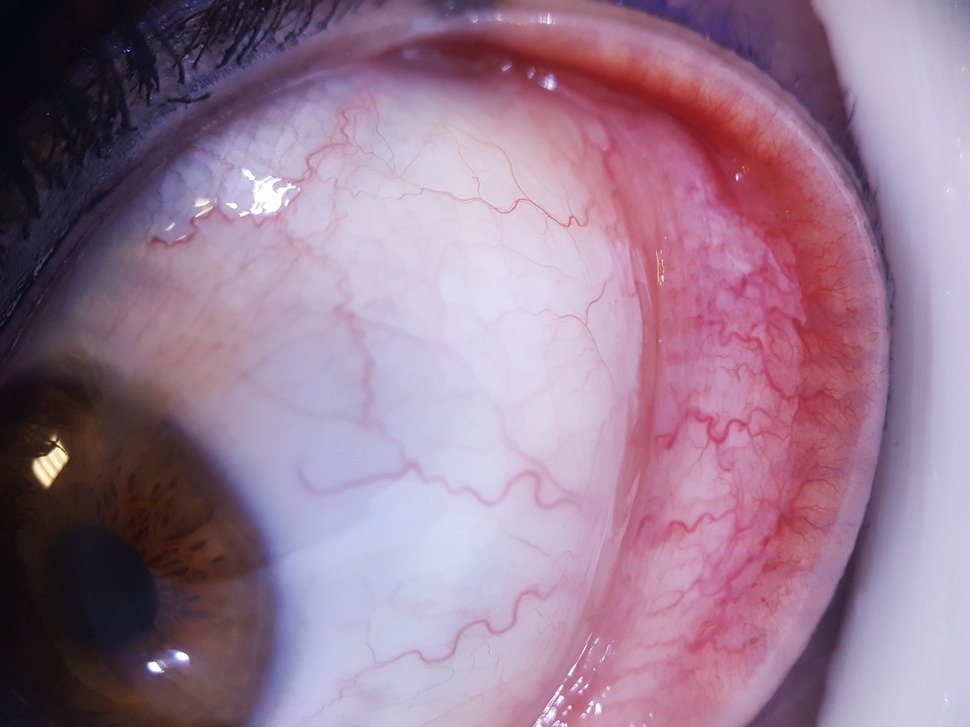
#> input picture dataset/T_2_20190606_093707.jpg, 970 x 727 px, shrunk from 3984 x 2988 before the run
$ python segmentation_just_boundaries.py
#> lines starting #> are read from the running program, lines starting #| are printed output that depends on the picture; after the words box and inside, x2 and y2 are one past the last pixel; in counts of white or black regions, pixels touching at a corner belong together
import os
import skimage.io as io
import skimage.filters as filters
import skimage.segmentation as seg
import skimage.color as color
import numpy as np

# Carica l'immagine
script_directory = os.path.dirname(os.path.abspath(__file__))
image_folder_path = os.path.join(script_directory, 'dataset/T_2_20190606_093707.jpg')
image = io.imread(image_folder_path)
#> image is the input picture: shape (727, 970, 3); mean R, G, B 151.5, 121.8, 144.7

# Converti l'immagine in spazio colore Lab
lab_image = color.rgb2lab(image)
#> lab_image: shape (727, 970, 3) float64; mean of channels 0, 1, 2 53.8, 15.9, -7.1

# Estrai il canale a* (che rappresenta la differenza tra rosso e verde)
a_channel = lab_image[:, :, 1]
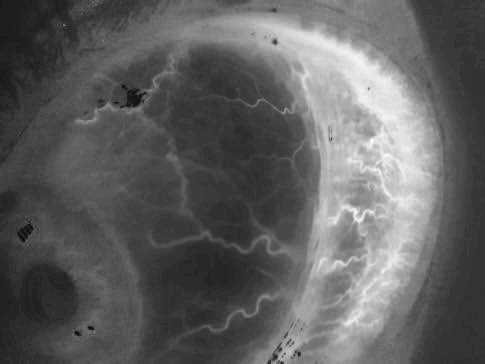
#> a_channel: shape (727, 970) float64 (shown at 1/2 size); min -5.71, max 51.46, mean 15.9; drawn with min black and max white

# Applica la sogliatura adattiva sul canale a*
thresh = filters.threshold_li(a_channel)
#> thresh = 18.55

# Crea una maschera binaria dove i pixel con valore maggiore della soglia sono bianchi
binary_mask = a_channel > thresh
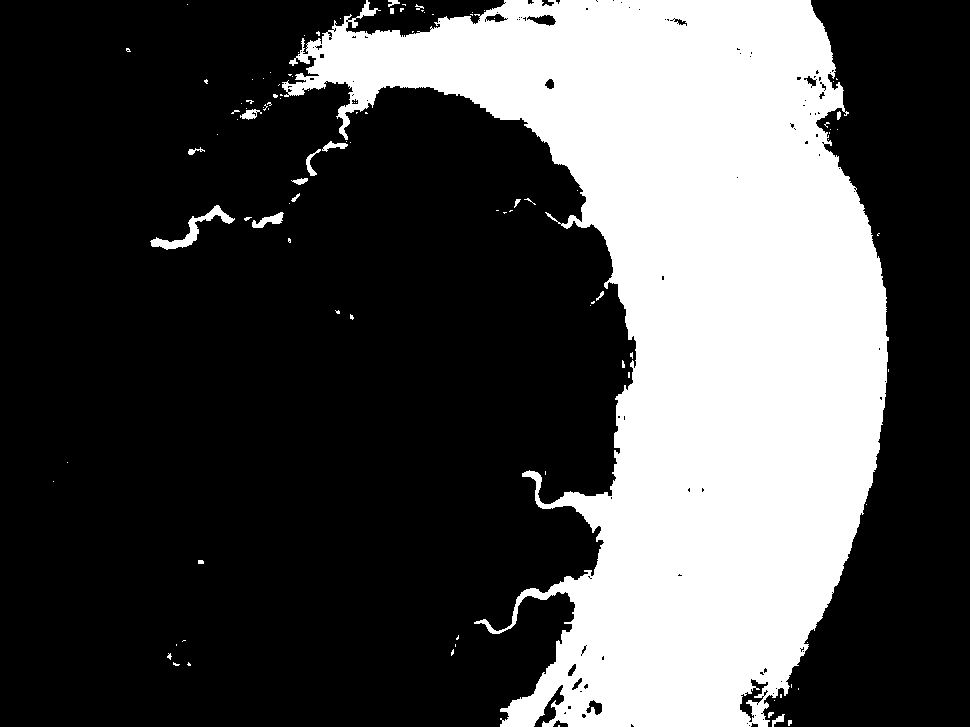
#> binary_mask: shape (727, 970) bool; 30.6% white; 104 white regions (85 under 20 px), largest, box (x1, y1, x2, y2) and area: (282, 0, 889, 727) 213243, (150, 205, 235, 250) 797, (252, 212, 284, 228) 235

# Trova i contorni nella maschera binaria
contours = seg.find_boundaries(binary_mask)
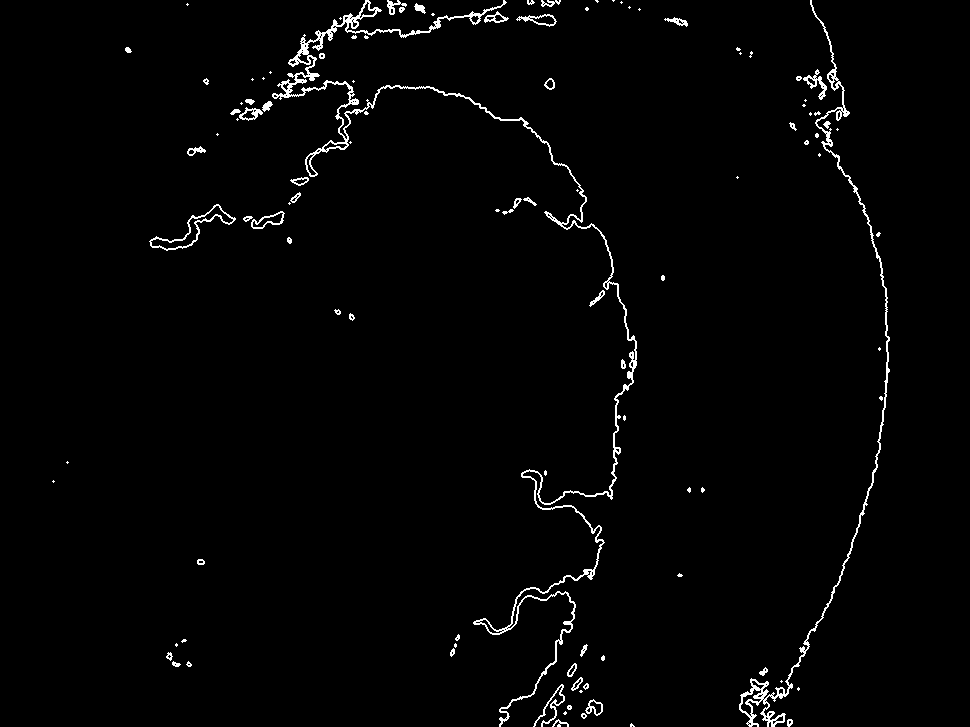
#> contours: shape (727, 970) bool; 1.7% white in thin lines or dots, all inside (x1, y1, x2, y2) = (52, 0, 890, 727)

# Crea una maschera vuota delle stesse dimensioni dell'immagine originale
mask = np.zeros_like(image)

# Disegna i contorni sulla maschera
mask[contours] = 255

# Estrai la parte dell'immagine originale corrispondente alla maschera
# congiuntiva_region = np.bitwise_and(image, mask)
congiuntiva_region = np.where(mask > 0, image, 0)
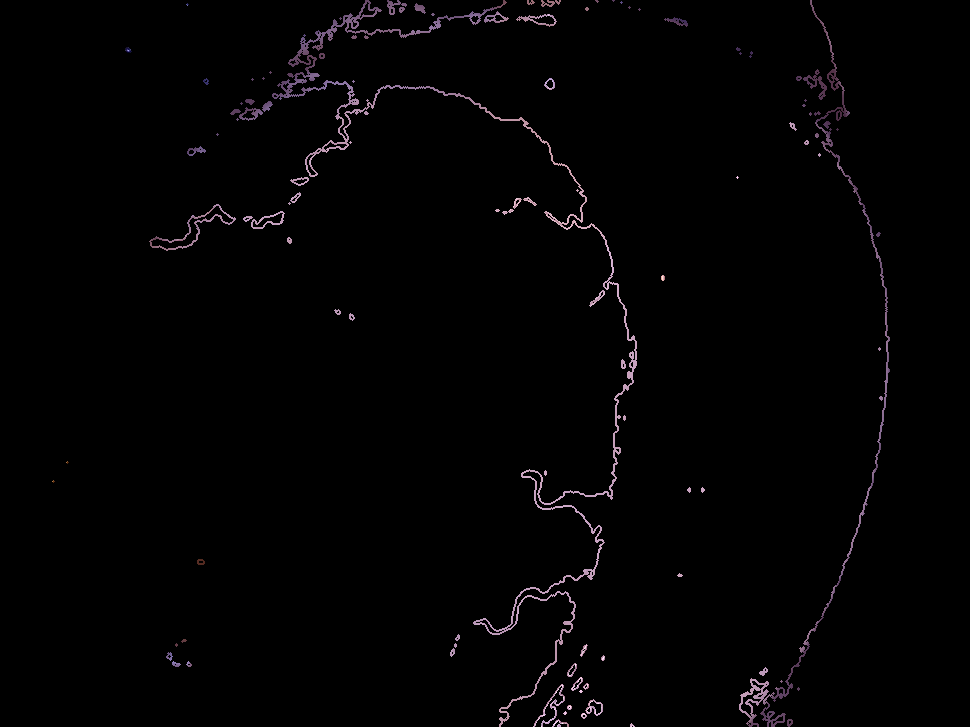
#> congiuntiva_region: shape (727, 970, 3); mean R, G, B 2.7, 2.1, 2.6

# Visualizza l'immagine originale e la parte della congiuntiva
io.imshow_collection([image, congiuntiva_region])
io.show()

$ run again, with dataset/T_10_20190607_075451.jpg copied over dataset/T_2_20190606_093707.jpg
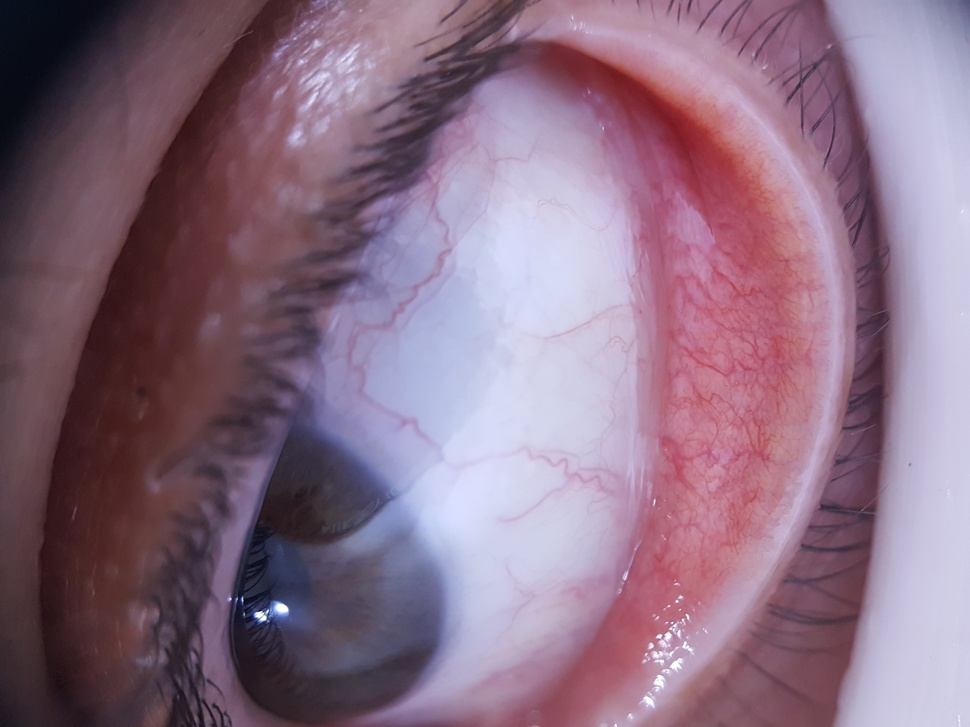
#> input picture dataset/T_10_20190607_075451.jpg, 970 x 727 px, shrunk from 3984 x 2988 before the run
#> image is the input picture: shape (727, 970, 3); mean R, G, B 137.8, 110.5, 130.5
#> lab_image: shape (727, 970, 3) float64; mean of channels 0, 1, 2 49.2, 15, -6.1
#> thresh = 15.01
#> `binary_mask = a_channel > thresh`:
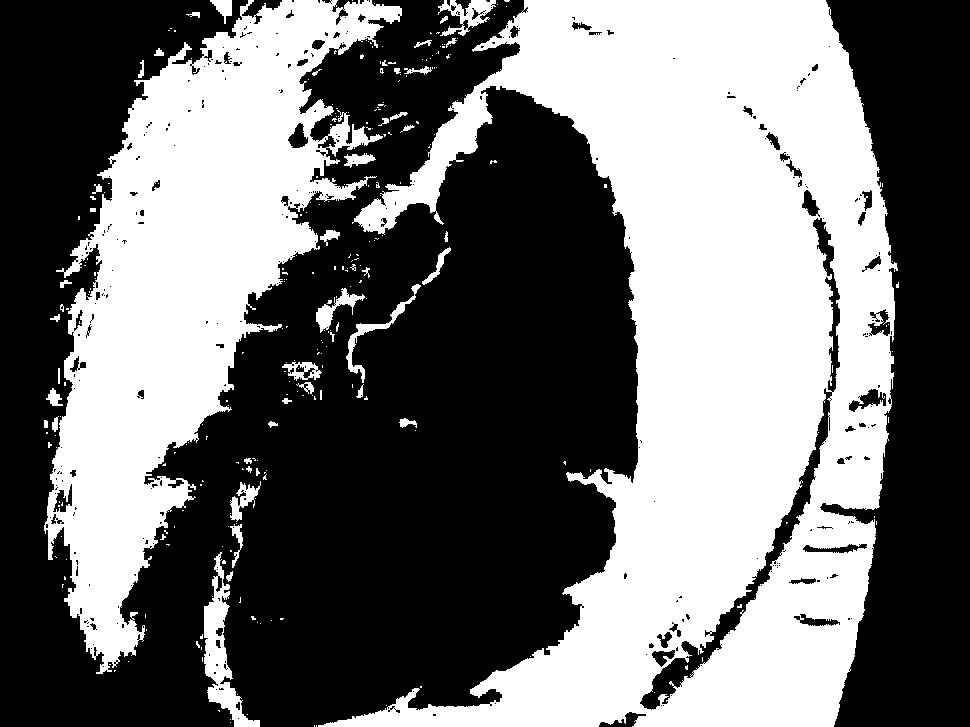
#> binary_mask: shape (727, 970) bool; 44.4% white; 286 white regions (237 under 20 px), largest, box (x1, y1, x2, y2) and area: (318, 0, 898, 727) 206707, (44, 0, 402, 674) 96347, (204, 552, 260, 727) 2928
#> contours: shape (727, 970) bool; 4.9% white in thin lines or dots, all inside (x1, y1, x2, y2) = (43, 0, 900, 727)
#> `congiuntiva_region = np.where(mask > 0, image, 0)`:
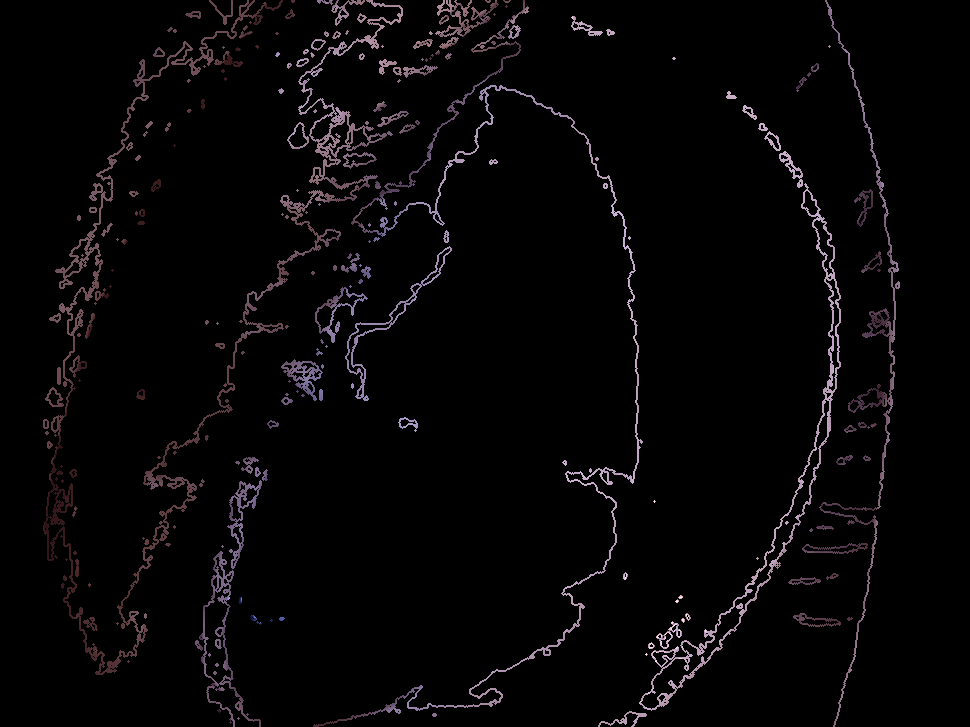
#> congiuntiva_region: shape (727, 970, 3); mean R, G, B 6.4, 5, 6

$ run again, with dataset/T_11_20190607_080138.jpg copied over dataset/T_2_20190606_093707.jpg
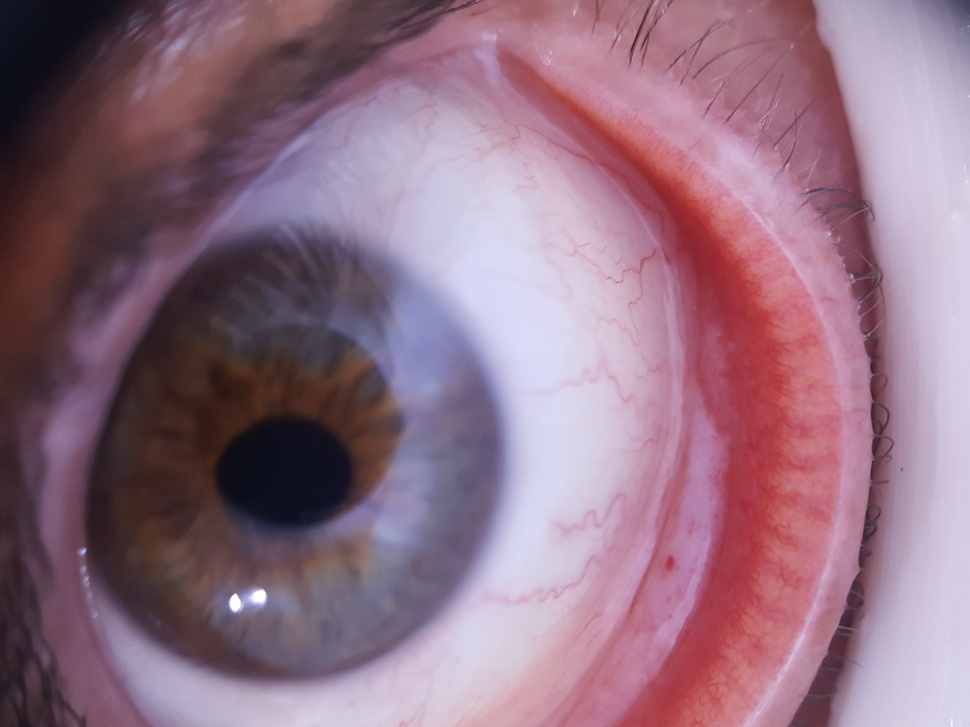
#> input picture dataset/T_11_20190607_080138.jpg, 970 x 727 px, shrunk from 3984 x 2988 before the run
#> image is the input picture: shape (727, 970, 3); mean R, G, B 145.2, 112.2, 130.2
#> lab_image: shape (727, 970, 3) float64; mean of channels 0, 1, 2 50.5, 16.5, -3.9
#> `a_channel = lab_image[:, :, 1]`:
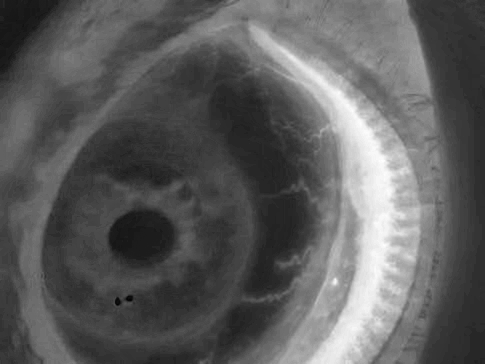
#> a_channel: shape (727, 970) float64 (shown at 1/2 size); min -2.68, max 49.48, mean 16.5; drawn with min black and max white
#> thresh = 17.7
#> binary_mask: shape (727, 970) bool; 36% white; 125 white regions (114 under 20 px), largest, box (x1, y1, x2, y2) and area: (262, 0, 895, 727) 215875, (40, 178, 255, 727) 19484, (100, 0, 330, 170) 13345
#> contours: shape (727, 970) bool; 2.6% white in thin lines or dots
#> `congiuntiva_region = np.where(mask > 0, image, 0)`:
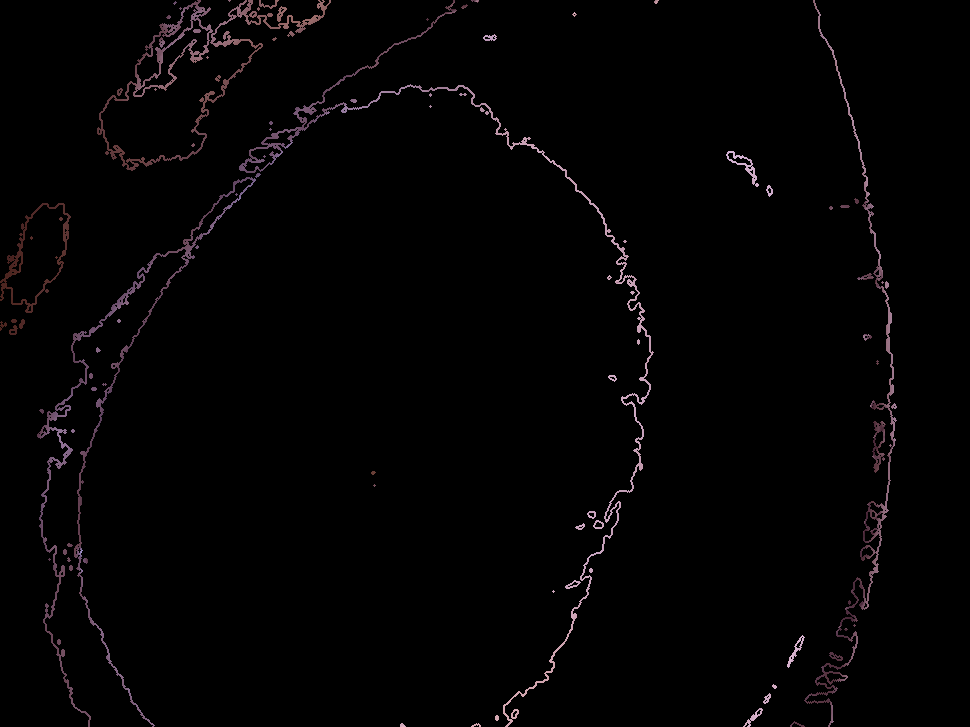
#> congiuntiva_region: shape (727, 970, 3); mean R, G, B 3.4, 2.5, 2.9
